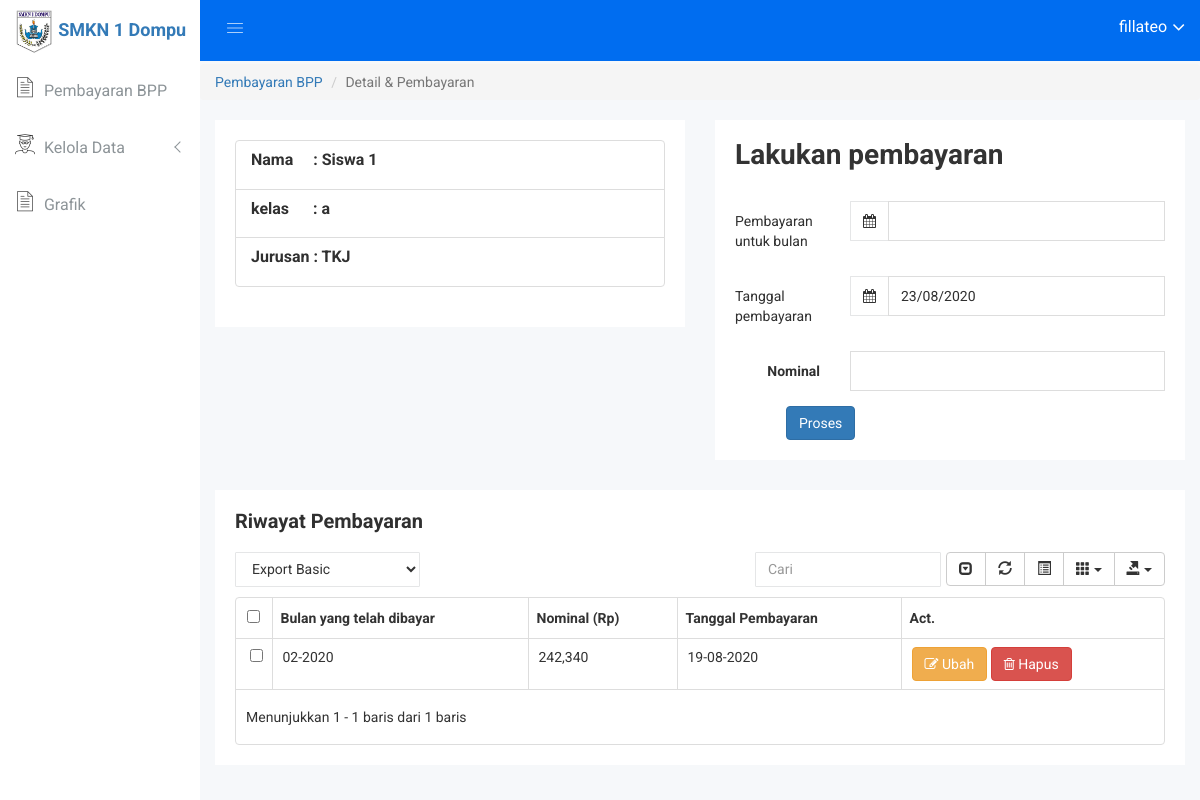
/detail_siswa/1/ (signed in), run on the app's committed database.
### app_bpp/models.py (models this page shows, shortened)
class Siswa(models.Model):
	nama = models.CharField(max_length=100)
	kelas = models.ForeignKey(Kelas, on_delete=models.CASCADE, related_name='daftar_siswa')
	jurusan = models.ForeignKey(Jurusan, on_delete=models.CASCADE, related_name='daftar_siswa')
	class Meta:
		verbose_name_plural="Daftar Siswa"

class Kelas(models.Model):
	nama = models.CharField(max_length=100)
	class Meta:
		verbose_name_plural = "Daftar Kelas"
	def __str__(self):
		return self.nama

class Jurusan(models.Model):
	nama = models.CharField(max_length=200)
	class Meta:
		verbose_name_plural = "Daftar Jurusan"
	def __str__(self):
		return self.nama

class Pembayaran(models.Model):
	id_siswa = models.IntegerField()
	bulan_yang_dibayar = models.DateField()
	nominal_yang_dibayar = models.IntegerField()
	tanggal_pembayaran = models.DateField()
	class Meta:
		verbose_name_plural = "Daftar Pembayaran"

### app_bpp/views.py (the view, shortened to what this page needs)
# urls.py: url(r'^detail_siswa/(?P<pk>\d+)/$', detail_siswa_dan_pembayaran_view, name="detail_siswa"),
@login_required
def detail_siswa_dan_pembayaran_view(request, pk):
	siswa = get_object_or_404(Siswa, pk=pk)
	form = PembayaranForm(request.POST or None)
	riwayat_pembayaran = Pembayaran.objects.filter(id_siswa=pk).order_by('-id')
	context = {
		'siswa': siswa,
		'current_date': timezone.now().date().strftime("%d/%m/%Y"),
		'form': form,
		'riwayat_pembayaran': riwayat_pembayaran,
	}
	return render(request, 'app_bpp/detail_pembayaran_siswa.html', context)

### app_bpp/forms.py
class PembayaranForm(forms.ModelForm):
    class Meta:
        model = Pembayaran
        fields = '__all__'

### app_bpp/templates/app_bpp/detail_pembayaran_siswa.html (shortened to what this page needs)
{% extends "base.html" %}
{% load humanize %}
{% block breadcrumb %}
<li class="breadcrumb-item"><a href="{% url "app_bpp:home" %}">Pembayaran BPP</a></li>
<li class="breadcrumb-item active" aria-current="page">Detail & Pembayaran</li>
{% endblock breadcrumb %}
{% block content %}
<div class="analytics-sparkle-area">
	<div class="container-fluid">
		<div class="row">
			<div class="col-lg-6 col-md-6 col-sm-6 col-xs-12">
				<div class="analytics-sparkle-line reso-mg-b-30">
					<div class="analytics-content">
						<ul class="list-group list-group-flush">
							<li class="list-group-item"><h5>Nama &nbsp; &nbsp; : {{ siswa.nama }}</h5></li>
							<li class="list-group-item"><h5>kelas &nbsp; &nbsp; &nbsp;: {{ siswa.kelas }}</h5></li>
							<li class="list-group-item"><h5>Jurusan : {{ siswa.jurusan }}</h5></li>
						</ul>
					</div>
				</div>
			</div>
			<div class="col-lg-6 col-md-6 col-sm-6 col-xs-12">
				<div class="analytics-sparkle-line reso-mg-b-30">
					<div class="analytics-content">
						<h1>Lakukan pembayaran</h1>
						<form method="POST" action="">
							<br>
							<div class="form-group-inner data-custon-pick" id="data_4">
								<div class="row">
									<div class="col-lg-3 col-md-3 col-sm-3 col-xs-12">
										<label class="login2 pull-right pull-right-pro">Pembayaran untuk bulan</label>
									</div>
									<div class="col-lg-9 col-md-9 col-sm-9 col-xs-12">
										<div class="input-group date">
											<span class="input-group-addon"><i class="fa fa-calendar"></i></span>
											<input type="text" name="{{ form.bulan_yang_dibayar.name }}" required="" class="form-control" autocomplete="off">
										</div>
									</div>
								</div>
							</div>
							<div class="form-group-inner data-custon-pick" id="tanggal">
								<div class="row">
									<div class="col-lg-3 col-md-3 col-sm-3 col-xs-12">
										<label class="login2 pull-right pull-right-pro">{{ form.tanggal_pembayaran.label }}</label>
									</div>
									<div class="col-lg-9 col-md-9 col-sm-9 col-xs-12">
										<div class="input-group date">
											<span class="input-group-addon"><i class="fa fa-calendar"></i></span>
											<input type="text" name="{{ form.tanggal_pembayaran.name }}" required="" class="form-control" autocomplete="off" value="{{ current_date }}">
										</div>
									</div>
								</div>
							</div>
							<div class="form-group-inner">
								<div class="row">
									<div class="col-lg-3 col-md-3 col-sm-3 col-xs-12">
										<label class="login2 pull-right pull-right-pro">Nominal</label>
									</div>
									<div class="col-lg-9 col-md-9 col-sm-9 col-xs-12">
										<input autocomplete="off" name="{{ form.nominal_yang_dibayar.name }}" required="" type="text" class="form-control" id="rupiah" data-a-sign="Rp. " data-a-dec="," data-a-sep=".">
									</div>
								</div>
							</div>
							<div class="form-group-inner ml-3">
								<button class="btn btn-custon-three btn-primary" style="margin-left:51px;" type="submit">Proses</button>
							</div>
						</form>
					</div>
				</div>
			</div>
		</div>
	</div>
</div>
<div class="product-sales-area mg-tb-30">
	<div class="container-fluid">
		<div class="row">
			<div class="data-table-area mg-b-15 mg-t-20">
				<div class="container-fluid">
					<div class="row">
						<div class="col-lg-12 col-md-12 col-sm-12 col-xs-12">
							<div class="sparkline13-list">
								<div class="sparkline13-hd">
									<div class="main-sparkline13-hd">
										<h1>Riwayat <span class="table-project-n">Pembayaran</span> </h1>
									</div>
								</div>
								<div class="sparkline13-graph">
									<div class="datatable-dashv1-list custom-datatable-overright">
										<div id="toolbar">
											<select class="form-control dt-tb">
												<option value="">Export Basic</option>
											</select>
										</div>
										<table id="table" data-toggle="table" data-pagination="true" data-search="true" data-show-columns="true" data-show-pagination-switch="true" data-show-refresh="true" data-key-events="true" data-show-toggle="true" data-resizable="true" data-cookie="true"
										data-cookie-id-table="saveId" data-show-export="true" data-click-to-select="true" data-toolbar="#toolbar">
										<thead>
											<tr>
												<th data-field="name">Bulan yang telah dibayar</th>
												<th data-field="email">Nominal (Rp)</th>
												<th data-field="phone">Tanggal Pembayaran</th>
												<th data-field="date">Act.</th>
											</tr>
										</thead>
										<tbody>
											{% for pembayaran in riwayat_pembayaran %}
											<tr>
												<td>{{ pembayaran.bulan_yang_dibayar|date:"m-Y" }}</td>
												<td>{{ pembayaran.nominal_yang_dibayar|intcomma }}</td>
												<td>{{ pembayaran.tanggal_pembayaran|date:"d-m-Y " }}</td>
												<td>
													<a href="{% url "app_bpp:ubah_riwayat_pembayaran" id_siswa=siswa.pk pk=pembayaran.pk %}" class="btn btn-custon-three btn-warning" style="color: white;"><i class="fa fa-pencil-square-o" aria-hidden="true"></i> Ubah</a>
													<a onclick="return confirm('hapus riwayat pembayaran untuk bulan {{ pembayaran.bulan_yang_dibayar|date:"m/Y" }}?')" href="{% url "app_bpp:hapus_riwayat_pembayaran" id_siswa=pembayaran.id_siswa pk=pembayaran.pk %}" class="btn btn-custon-three btn-danger" style="color: white;"><i class="fa fa-trash-o" aria-hidden="true"></i> Hapus</a>
												</td>
											</tr>
											{% endfor %}
										</tbody>
									</table>
								</div>
							</div>
						</div>
					</div>
				</div>
			</div>
		</div>
	</div>
</div>
</div>
{% endblock content %}

### templates/base.html (shortened to what this page needs)
<!DOCTYPE html>
{% load static %}
<html class="no-js" lang="en">
<head>
    {% include "snippets/styles.html" %}
</head>
<body>
    {% include "snippets/left_sidebar.html" %}
    <div class="all-content-wrapper">
        <div class="container-fluid">
            <div class="row">
                <div class="col-lg-12 col-md-12 col-sm-12 col-xs-12">
                    <div class="logo-pro">
                        <h4 style="margin-top: 8px;"><a href="{% url "app_bpp:home" %}"><img src="{% static "img/logo/logo-smk.jpg" %}" alt="" width="40" /> SMKN 1 Dompu</a></h4>
                    </div>
                </div>
            </div>
        </div>
        <div class="header-advance-area">
            <div class="header-top-area">
                <div class="container-fluid">
                    <div class="row">
                        <div class="col-lg-12 col-md-12 col-sm-12 col-xs-12">
                            <div class="header-top-wraper">
                                <div class="row">
                                    <div class="col-lg-1 col-md-0 col-sm-1 col-xs-12">
                                        <div class="menu-switcher-pro">
                                            <button type="button" id="sidebarCollapse" class="btn bar-button-pro header-drl-controller-btn btn-info navbar-btn">
                                                <i class="educate-icon educate-nav"></i>
                                            </button>
                                        </div>
                                    </div>
                                    <div class="col-lg-5 col-md-5 col-sm-12 col-xs-12">
                                        <div class="header-right-info">
                                            <ul class="nav navbar-nav mai-top-nav header-right-menu">
                                                <li class="nav-item">
                                                    <a href="#" data-toggle="dropdown" role="button" aria-expanded="false" class="nav-link dropdown-toggle">
                                                        <span class="admin-name">{{ user }}</span>
                                                        <i class="fa fa-angle-down edu-icon edu-down-arrow"></i>
                                                    </a>
                                                        </li>
                                                    </ul>
                                        </div>
                                    </div>
                                </div>
                            </div>
                        </div>
                    </div>
                </div>
            </div>
        </div>
        <nav aria-label="breadcrumb">
            <ol class="breadcrumb">
                {% block breadcrumb %}{% endblock breadcrumb %}
            </ol>
        </nav>
        {% block content %}{% endblock content %}
    </div>
</body>
</html>

### static/css/main.css (style rules this page uses)
html { color: #222; font-size: 1em; line-height: 1.4; }

### static/css/datapicker/datepicker3.css (style rules this page uses)
.input-group.date .input-group-addon { cursor:pointer }

### data on the page
Siswa: nama "Siswa 1", kelas "a", jurusan "TKJ"
Pembayaran: bulan_yang_dibayar "02-2020", nominal_yang_dibayar "242,340", tanggal_pembayaran "19-08-2020"

### other printed values
{{ user }} "fillateo"
